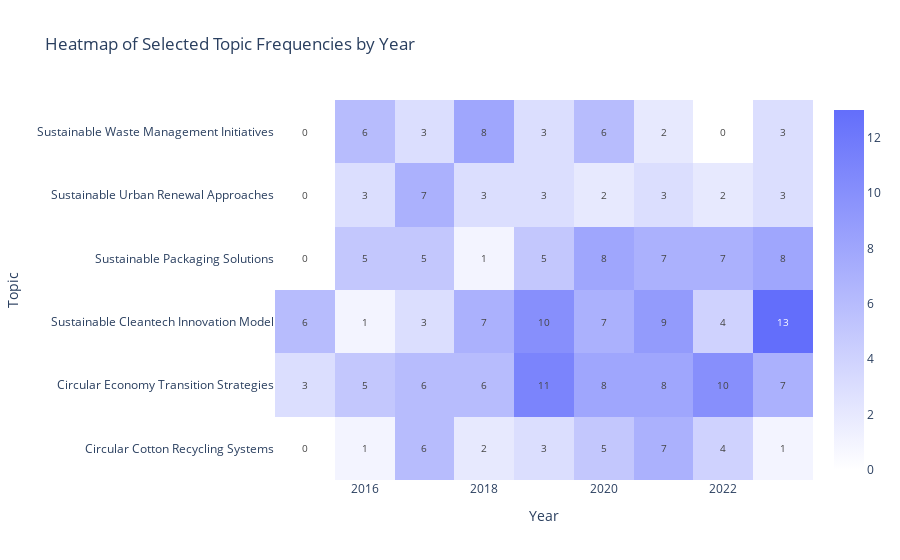

The notebook cell saved with this chart:
### Code cell
# Filter data
filtered_data = df_projects[(df_projects['start_date'].dt.year >= START_YEAR) &
                            (df_projects['start_date'].dt.year <= END_YEAR) &
                            (df_projects['Topic'].isin(TOPICS))]

df_cleaned_projects = filtered_data[filtered_data['CustomName'] != 'Outlier Topic']
df_cleaned_projects = df_cleaned_projects[df_cleaned_projects['Topic'].isin(SELECTED_TOPIC_IDS)]

# Parse start_date to extract year
df_cleaned_projects['year'] = pd.to_datetime(df_cleaned_projects['start_date']).dt.year

# Find the top 25 topics by frequency
top_25_topics = df_cleaned_projects['CustomName'].value_counts().head(25).index.tolist()

# Filter DataFrame to only include top 25 topics
df_top_topics = df_cleaned_projects[df_cleaned_projects['CustomName'].isin(top_25_topics)]

# Create a pivot table to count the frequency of topics per year
heatmap_data = pd.pivot_table(df_top_topics, values='project_id', index='CustomName', columns='year', aggfunc='count', fill_value=0)

# Create a custom colorscale
colorscale = [[0, 'rgb(255,255,255)'], [1, 'rgba(99,110,251,255)']]

# Create heatmap
fig = go.Figure(data=go.Heatmap(
                   z=heatmap_data.values,
                   x=heatmap_data.columns,
                   y=heatmap_data.index,
                   colorscale=colorscale,
                   zmin=0, zmax=heatmap_data.values.max(),
                   text=heatmap_data.values,
                   texttemplate='%{text}',
                   textfont={"size":10}
               ))

fig.update_layout(
    title='Heatmap of Selected Topic Frequencies by Year',
    xaxis_nticks=len(heatmap_data.columns),
    yaxis_nticks=len(heatmap_data.index),
    xaxis_title="Year",
    yaxis_title="Topic"
)

fig.show()

### Figure 1 — Plotly figure (JSON) as saved in the notebook; plotly's stock layout.template omitted (floating-point values rounded to 4 significant figures)
{"data": [{"colorscale": [[0, "rgb(255,255,255)"], [1, "rgba(99,110,251,255)"]], "text": [[0, 1, 6, 2, 3, 5, 7, 4, 1], [3, 5, 6, 6, 11, 8, 8, 10, 7], [6, 1, 3, 7, 10, 7, 9, 4, 13], [0, 5, 5, 1, 5, 8, 7, 7, 8], [0, 3, 7, 3, 3, 2, 3, 2, 3], [0, 6, 3, 8, 3, 6, 2, 0, 3]], "textfont": {"size": 10}, "texttemplate": "%{text}", "type": "heatmap", "x": [2015, 2016, 2017, 2018, 2019, 2020, 2021, 2022, 2023], "y": ["Circular Cotton Recycling Systems", "Circular Economy Transition Strategies", "Sustainable Cleantech Innovation Model", "Sustainable Packaging Solutions", "Sustainable Urban Renewal Approaches", "Sustainable Waste Management Initiatives"], "z": [[0, 1, 6, 2, 3, 5, 7, 4, 1], [3, 5, 6, 6, 11, 8, 8, 10, 7], [6, 1, 3, 7, 10, 7, 9, 4, 13], [0, 5, 5, 1, 5, 8, 7, 7, 8], [0, 3, 7, 3, 3, 2, 3, 2, 3], [0, 6, 3, 8, 3, 6, 2, 0, 3]], "zmax": 13, "zmin": 0}], "layout": {"title": {"text": "Heatmap of Selected Topic Frequencies by Year"}, "xaxis": {"nticks": 9, "title": {"text": "Year"}}, "yaxis": {"nticks": 6, "title": {"text": "Topic"}}}}
